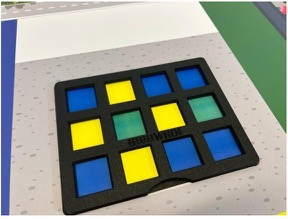
#> input picture Vision/test grid detecction/grid1_converted.jpg, 288 x 219 px, given in place of the camera
$ python Line.py '../Vision/test grid detecction/grid1_converted.jpg' 5 5
#> lines starting #> are read from the running program, lines starting #| are printed output that depends on the picture; after the words box and inside, x2 and y2 are one past the last pixel; in counts of white or black regions, pixels touching at a corner belong together
from __future__ import annotations
import cv2
import numpy as np
import serial
import time
import sys
import threading
from collections import deque
from pathlib import Path

sys.path.insert(0, str(Path(__file__).resolve().parent))

from line_constants import (
    ALIGNMENT_THRESHOLD_PX,
    CAMERA_FPS,
    CAMERA_HEIGHT,
    CAMERA_WIDTH,
    DEFAULT_BAUD_RATE,
    DEFAULT_CAMERA_INDEX,
    DEFAULT_SERIAL_PORT,
    EXIT_KEY,
    MASK_KERNEL_SIZE,
)

# ── ROI seguimiento de línea ───────────────────────────────────────────────────
ROI_TOP_MARGIN    = 0.30
ROI_BOTTOM_MARGIN = 0.70

# ── Detección de intersecciones ────────────────────────────────────────────────
MARK_LATERAL_WIDTH   = 0.14
MARK_CENTER_EXCLUDE  = 0.46
MARK_WARN_TOP        = 0.35
MARK_WARN_BOTTOM     = 0.48
MARK_CONFIRM_TOP     = 0.48
MARK_CONFIRM_BOTTOM  = 0.70

MARK_WARN_DENSITY    = 0.20
MARK_CONFIRM_DENSITY = 0.35
MARK_CONFIRM_FRAMES  = 4
MARK_COOLDOWN_MS     = 1000

HEADLESS = True  # True = sin monitor, False = mostrar ventanas


# ══════════════════════════════════════════════════════════════════════════════
#  HILO DE CÁMARA
# ══════════════════════════════════════════════════════════════════════════════
class CameraStream:
    def __init__(self, index, width, height, fps):
        self.cap = cv2.VideoCapture(index, cv2.CAP_V4L2)

        if not self.cap.isOpened():
            print("Reintentando sin backend forzado...")
            self.cap = cv2.VideoCapture(index)

        if not self.cap.isOpened():
            print(f"ERROR: No se pudo abrir la cámara {index}.")
            sys.exit(1)

        self.cap.set(cv2.CAP_PROP_FRAME_WIDTH,  width)
        self.cap.set(cv2.CAP_PROP_FRAME_HEIGHT, height)
        self.cap.set(cv2.CAP_PROP_FPS,          fps)
        self.cap.set(cv2.CAP_PROP_BUFFERSIZE,   1)
        self.cap.set(cv2.CAP_PROP_EXPOSURE,     -5)

        self.frame   = None
        self.lock    = threading.Lock()
        self.running = True

        # Leer primer frame para confirmar que funciona
        ret, frame = self.cap.read()
        if not ret:
            print("ERROR: No se pudo leer el primer frame.")
            sys.exit(1)
        self.frame = frame
        print("Cámara lista.")

        threading.Thread(target=self._update, daemon=True).start()

    def _update(self):
        while self.running:
            ret, frame = self.cap.read()
            if ret:
                with self.lock:
                    self.frame = frame

    def read(self):
        with self.lock:
            if self.frame is None:
                return False, None
            return True, self.frame.copy()

    def release(self):
        self.running = False
        time.sleep(0.1)
        self.cap.release()


# ══════════════════════════════════════════════════════════════════════════════
#  LINE FOLLOWER
# ══════════════════════════════════════════════════════════════════════════════
class LineFollower:
    def __init__(self, camera_index=DEFAULT_CAMERA_INDEX,
                 serial_port=DEFAULT_SERIAL_PORT, baud_rate=DEFAULT_BAUD_RATE):
        self.camera_index = camera_index
        self.serial_port  = serial_port
        self.baud_rate    = baud_rate

        print(f"Abriendo cámara {self.camera_index}...")
        self.camera = CameraStream(self.camera_index, CAMERA_WIDTH, CAMERA_HEIGHT, CAMERA_FPS)
#> in __init__, frame is the input picture: shape (219, 288, 3); mean B, G, R 138.5, 149.9, 143.3

        self.serial_conectado    = False
        self.arduino             = None
        self.alignment_threshold = ALIGNMENT_THRESHOLD_PX

        self._left_buf       = deque(maxlen=MARK_CONFIRM_FRAMES)
        self._right_buf      = deque(maxlen=MARK_CONFIRM_FRAMES)
        self._last_mark_time = 0.0
        self._warn_sent      = False

        self._setup_serial()

    def _setup_serial(self):
        try:
            self.arduino = serial.Serial(self.serial_port, self.baud_rate, timeout=0.1)
            time.sleep(1.5)
            self.serial_conectado = True
            print(f"ESP32 conectado en {self.serial_port} @ {self.baud_rate} baud")
        except Exception as e:
            self.serial_conectado = False
            print(f"ESP32 no detectado: {e}\nModo simulacion activo...")

    def send_command(self, command: str):
        if self.serial_conectado and self.arduino:
            try:
                self.arduino.write((command + "\n").encode("utf-8"))
            except Exception as e:
                print(f"Error serial: {e}")
        else:
            print(f"[SIM] Comando: {command}")

    def send_error(self, error: float):
        if self.serial_conectado and self.arduino:
            try:
                self.arduino.write(f"ERROR:{float(error):.2f}\n".encode("utf-8"))
            except Exception as e:
                print(f"[SERIAL ERROR] {e}")
        else:
            print(f"[SIM] Error: {error:.2f} px")

    def process_frame(self, frame):
        gray    = cv2.cvtColor(frame, cv2.COLOR_BGR2GRAY)
        blurred = cv2.GaussianBlur(gray, (7, 7), 0)  # reducido de 15x15
        _, mask = cv2.threshold(blurred, 90, 255, cv2.THRESH_BINARY_INV)
        kernel  = np.ones(MASK_KERNEL_SIZE, np.uint8)
        return cv2.morphologyEx(mask, cv2.MORPH_CLOSE, kernel)

    def get_contour_center(self, mask, frame_width, frame_height):
        y_start = int(frame_height * ROI_TOP_MARGIN)
        y_end   = int(frame_height * ROI_BOTTOM_MARGIN)

        roi_mask = np.zeros_like(mask)
        roi_mask[y_start:y_end, :] = mask[y_start:y_end, :]

        contours, _ = cv2.findContours(roi_mask, cv2.RETR_EXTERNAL, cv2.CHAIN_APPROX_SIMPLE)
        if not contours:
            return None, None, []

        largest = max(contours, key=cv2.contourArea)
        if cv2.contourArea(largest) < 200:
            return None, None, []

        M = cv2.moments(largest)
        if M["m00"] == 0:
            return None, None, []

        cx = int(M["m10"] / M["m00"])
        cy = int(M["m01"] / M["m00"])
        return float(cx - frame_width // 2), (cx, cy), largest

    def detect_lateral_markers(self, mask):
        height, width = mask.shape
        lateral_w = int(width * MARK_LATERAL_WIDTH)
        center_x  = width // 2
        excl_w    = int(width * MARK_CENTER_EXCLUDE)

        x_left_end    = min(lateral_w, center_x - excl_w)
        x_right_start = max(width - lateral_w, center_x + excl_w)

        if x_left_end <= 0 or x_right_start >= width:
            return False, False, int(height * MARK_WARN_TOP), int(height * MARK_CONFIRM_BOTTOM), lateral_w

        yw_start = int(height * MARK_WARN_TOP)
        yw_end   = int(height * MARK_WARN_BOTTOM)
        yc_start = int(height * MARK_CONFIRM_TOP)
        yc_end   = int(height * MARK_CONFIRM_BOTTOM)

        roi_warn_l    = mask[yw_start:yw_end, 0:x_left_end]
        roi_warn_r    = mask[yw_start:yw_end, x_right_start:width]
        roi_confirm_l = mask[yc_start:yc_end, 0:x_left_end]
        roi_confirm_r = mask[yc_start:yc_end, x_right_start:width]

        warn_left  = (np.sum(roi_warn_l > 0)    / roi_warn_l.size)    > MARK_WARN_DENSITY
        warn_right = (np.sum(roi_warn_r > 0)    / roi_warn_r.size)    > MARK_WARN_DENSITY
        conf_left  = (np.sum(roi_confirm_l > 0) / roi_confirm_l.size) > MARK_CONFIRM_DENSITY
        conf_right = (np.sum(roi_confirm_r > 0) / roi_confirm_r.size) > MARK_CONFIRM_DENSITY

        self._left_buf.append(conf_left)
        self._right_buf.append(conf_right)

        left_confirmed  = len(self._left_buf)  == MARK_CONFIRM_FRAMES and all(self._left_buf)
        right_confirmed = len(self._right_buf) == MARK_CONFIRM_FRAMES and all(self._right_buf)

        warn      = (warn_left or warn_right) and not (left_confirmed or right_confirmed)
        confirmed = left_confirmed or right_confirmed

        return warn, confirmed, yw_start, yc_end, lateral_w

    def _cooldown_ok(self) -> bool:
        return (time.time() * 1000 - self._last_mark_time) > MARK_COOLDOWN_MS

    def run(self):
        print("\n--- Seguidor de Linea activo ---")
        while True:
            ret, frame = self.camera.read()
            if not ret or frame is None:
                continue

            frame         = cv2.flip(frame, 1)
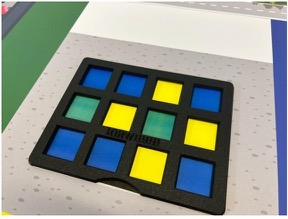
#> frame: shape (219, 288, 3); mean B, G, R 138.5, 149.9, 143.3
            mask          = self.process_frame(frame)
#> in process_frame, `gray    = cv2.cvtColor(frame, cv2.COLOR_BGR2GRAY)`:
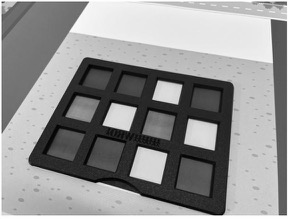
#> gray: shape (219, 288); min 0, max 255, mean 146.6
#> in process_frame, `blurred = cv2.GaussianBlur(gray, (7, 7), 0)`:
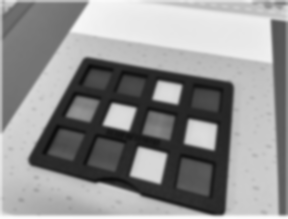
#> blurred: shape (219, 288); min 12, max 253, mean 146.2
#> in process_frame, `_, mask = cv2.threshold(blurred, 90, 255, cv2.THRESH_BINARY_INV)`:
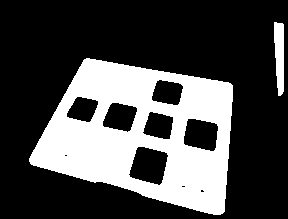
#> mask: shape (219, 288); 29.1% white; 2 white regions, box (x1, y1, x2, y2) and area: (29, 58, 233, 215) 17766, (274, 22, 284, 96) 606
#> in process_frame, `return cv2.morphologyEx(mask, cv2.MORPH_CLOSE, kernel)`: returned value: shape (219, 288); 29.2% white; 2 white regions, box (x1, y1, x2, y2) and area: (29, 58, 233, 215) 17816, (274, 22, 284, 96) 606
            height, width = frame.shape[:2]
#> height = 219; width = 288
            center_x      = width // 2
#> center_x = 144

            # ── 1. Error de línea → PID ───────────────────────────────────────
            error, centroid, main_contour = self.get_contour_center(mask, width, height)
#> in get_contour_center, `roi_mask[y_start:y_end, :] = mask[y_start:y_end, :]`:
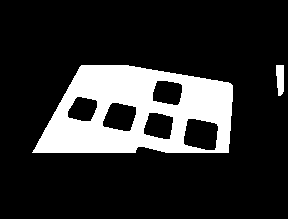
#> roi_mask: shape (219, 288); 17.9% white; 2 white regions
#> in get_contour_center, `contours, _ = cv2.findContours(roi_mask, cv2.RETR_EXTERNAL, cv2.CHAIN_..`: contours = 2 contours; box (x1, y1, x2, y2) and area: (32, 65, 233, 153) 14085, (276, 65, 284, 96) 178
#> in get_contour_center, `largest = max(contours, key=cv2.contourArea)`: largest = contour of 142 points, box (x1, y1, x2, y2) (32, 65, 233, 153), area 14085
#> in get_contour_center, `M = cv2.moments(largest)`: M = moments, m00 14085, centre m10/m00, m01/m00 = (139.3, 112.7)
#> in get_contour_center, `cx = int(M["m10"] / M["m00"])`: cx = 139
#> in get_contour_center, `cy = int(M["m01"] / M["m00"])`: cy = 112
#> error = -5; centroid = (139, 112); main_contour has the same summary as largest in get_contour_center

            if error is not None:
                self.send_error(error)

            # ── 2. Detección de intersecciones ────────────────────────────────
            warn, confirmed, y_start, y_end, lateral_w = self.detect_lateral_markers(mask)
#> in detect_lateral_markers, `warn_left  = (np.sum(roi_warn_l > 0)    / roi_warn_l.size)    > MARK_W..`: warn_left = False
#> in detect_lateral_markers, `warn_right = (np.sum(roi_warn_r > 0)    / roi_warn_r.size)    > MARK_W..`: warn_right = True
#> in detect_lateral_markers, `conf_left  = (np.sum(roi_confirm_l > 0) / roi_confirm_l.size) > MARK_C..`: conf_left = False
#> in detect_lateral_markers, `warn      = (warn_left or warn_right) and not (left_confirmed or right..`: warn = True
#> warn = True; confirmed = False; y_start = 76; y_end = 153; lateral_w = 40

            if warn and not self._warn_sent:
                self.send_command("SLOW")
                self._warn_sent = True
                print("-> [VISION] SLOW")

            if confirmed and self._cooldown_ok():
                self._last_mark_time = time.time() * 1000
                self._warn_sent      = False
                self.send_command("MARK")
                print("-> [VISION] MARK")

            if not warn and not confirmed:
                self._warn_sent = False

            # ── 3. HUD — solo si no es headless ──────────────────────────────
            if not HEADLESS:
                warn_y    = int(height * MARK_WARN_BOTTOM)
                color_txt = (0, 255, 0) if (error is not None and abs(error) <= self.alignment_threshold) else (0, 165, 255)

                if error is not None:
                    cv2.putText(frame, f"Error: {error:+.1f}px", (10, 30),
                                cv2.FONT_HERSHEY_SIMPLEX, 0.6, color_txt, 2)
                else:
                    cv2.putText(frame, "LINEA PERDIDA", (10, 30),
                                cv2.FONT_HERSHEY_SIMPLEX, 0.6, (0, 0, 255), 2)

                col = (0, 255, 0) if confirmed else ((0, 255, 255) if warn else (0, 0, 255))
                cv2.line(frame, (0, y_start),  (width, y_start),  (0, 255, 255), 1)
                cv2.line(frame, (0, y_end),    (width, y_end),    (0, 255, 255), 1)
                cv2.line(frame, (0, warn_y),   (width, warn_y),   (0, 200, 200), 1)
                cv2.line(frame, (center_x, 0), (center_x, height),(255, 0, 0),   1)
                cv2.rectangle(frame, (0, y_start),                (lateral_w, y_end), col, 2)
                cv2.rectangle(frame, (width - lateral_w, y_start),(width, y_end),     col, 2)

                if confirmed:
                    cv2.putText(frame, "INTERSECCION", (10, 60),
                                cv2.FONT_HERSHEY_SIMPLEX, 0.6, (0, 255, 0), 2)
                elif warn:
                    cv2.putText(frame, "FRENANDO", (10, 60),
                                cv2.FONT_HERSHEY_SIMPLEX, 0.6, (0, 255, 255), 2)

                if len(main_contour) > 0 and centroid:
                    cv2.drawContours(frame, [main_contour], -1, (255, 0, 255), 2)
                    cv2.circle(frame, centroid, 6, (255, 255, 0), -1)

                cv2.imshow("Camara Robot", frame)
                cv2.imshow("Mascara",      mask)

                key      = cv2.waitKey(1) & 0xFF
                exit_val = ord(EXIT_KEY) if isinstance(EXIT_KEY, str) else EXIT_KEY
                if key == exit_val:
                    self.send_command("S")
                    break

        self._release()

    def _release(self):
        self.camera.release()
        if not HEADLESS:
            cv2.destroyAllWindows()
        if self.serial_conectado and self.arduino:
            self.send_command("S")
            self.arduino.close()
            print("Conexiones cerradas.")


if __name__ == "__main__":
    port  = sys.argv[1] if len(sys.argv) > 1 else DEFAULT_SERIAL_PORT
    baud  = int(sys.argv[2]) if len(sys.argv) > 2 else DEFAULT_BAUD_RATE
    index = int(sys.argv[3]) if len(sys.argv) > 3 else DEFAULT_CAMERA_INDEX

    robot = LineFollower(camera_index=index, serial_port=port, baud_rate=baud)
    robot.run()
